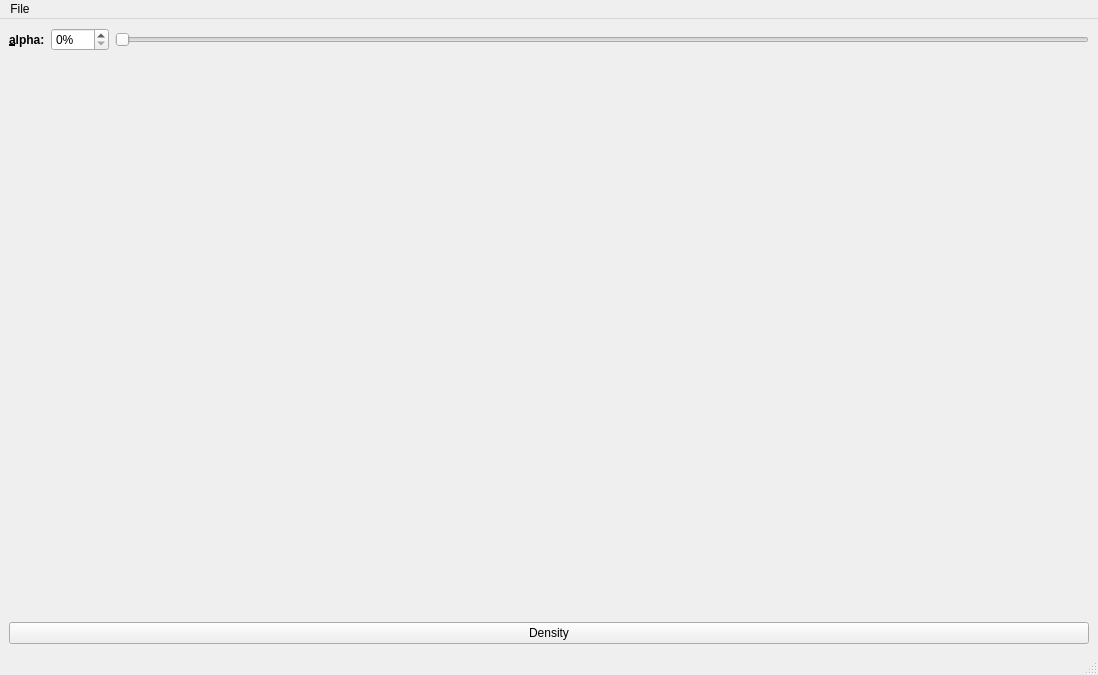
<?xml version="1.0" encoding="UTF-8"?>
<ui version="4.0">
 <class>MainWindow</class>
 <widget class="QMainWindow" name="MainWindow">
  <property name="geometry">
   <rect>
    <x>0</x>
    <y>0</y>
    <width>1098</width>
    <height>675</height>
   </rect>
  </property>
  <property name="windowTitle">
   <string>CGAL 3D Alpha Shape</string>
  </property>
  <property name="windowIcon">
   <iconset resource="../resources/CGAL.qrc">
    <normaloff>:/cgal/logos/cgal_icon</normaloff>:/cgal/logos/cgal_icon</iconset>
  </property>
  <widget class="QWidget" name="centralwidget">
   <layout class="QVBoxLayout">
    <item>
     <layout class="QHBoxLayout">
      <item>
       <widget class="QLabel" name="alphaLabel">
        <property name="font">
         <font>
          <bold>true</bold>
         </font>
        </property>
        <property name="text">
         <string>&amp;alpha:</string>
        </property>
        <property name="buddy">
         <cstring>alphaBox</cstring>
        </property>
       </widget>
      </item>
      <item>
       <widget class="QSpinBox" name="alphaBox">
        <property name="suffix">
         <string>%</string>
        </property>
        <property name="maximum">
         <number>100</number>
        </property>
       </widget>
      </item>
      <item>
       <widget class="QSlider" name="alphaSlider">
        <property name="maximum">
         <number>100</number>
        </property>
        <property name="singleStep">
         <number>1</number>
        </property>
        <property name="orientation">
         <enum>Qt::Horizontal</enum>
        </property>
       </widget>
      </item>
     </layout>
    </item>
    <item>
     <widget class="Viewer" name="viewer" native="true"/>
    </item>
    <item>
     <widget class="QPushButton" name="Density">
      <property name="text">
       <string>Density</string>
      </property>
      <property name="checkable">
       <bool>false</bool>
      </property>
      <property name="checked">
       <bool>false</bool>
      </property>
     </widget>
    </item>
   </layout>
  </widget>
  <widget class="QMenuBar" name="menubar">
   <property name="geometry">
    <rect>
     <x>0</x>
     <y>0</y>
     <width>1098</width>
     <height>26</height>
    </rect>
   </property>
   <widget class="QMenu" name="menuFile">
    <property name="title">
     <string>File</string>
    </property>
    <addaction name="actionLoad_New_File"/>
    <addaction name="actionLoad_Additional_File"/>
    <addaction name="separator"/>
    <addaction name="actionQuit"/>
   </widget>
   <addaction name="menuFile"/>
  </widget>
  <widget class="QStatusBar" name="statusbar"/>
  <action name="actionLoad_New_File">
   <property name="text">
    <string>Load New File</string>
   </property>
  </action>
  <action name="actionLoad_Additional_File">
   <property name="text">
    <string>Load Additional File</string>
   </property>
  </action>
  <action name="actionLoad_Points">
   <property name="text">
    <string>Load Points</string>
   </property>
  </action>
  <action name="actionQuit">
   <property name="text">
    <string>Quit</string>
   </property>
  </action>
 </widget>
 <customwidgets>
  <customwidget>
   <class>Viewer</class>
   <extends>QWidget</extends>
   <header>Viewer.h</header>
  </customwidget>
 </customwidgets>
 <resources>
  <include location="../resources/CGAL.qrc"/>
  <include location="Alpha_shape_3.qrc"/>
 </resources>
 <connections/>
</ui>
